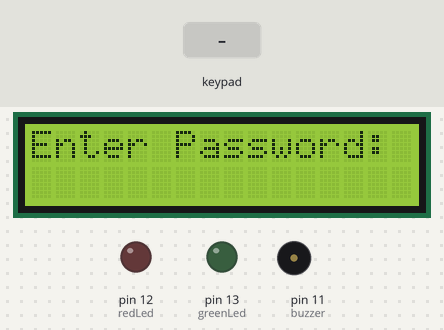
A sketch run on a simulated Arduino Uno, built with avr-gcc and run on an emulated ATmega328P. On the bench: 16×2 character LCD, output pins drawn as LEDs (lit = HIGH), buzzer (waves = sounding). The inputs (shaded band) are chosen by the test bench. Pins used as bus, display or sensor lines are not drawn.

Above: at 3.3 s.
3.4 s: keypad keys 1 2 3 4 # pressed 0.4 s apart
At 3.6 s:
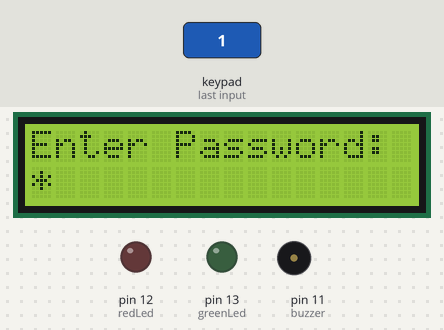
At 5.6 s:
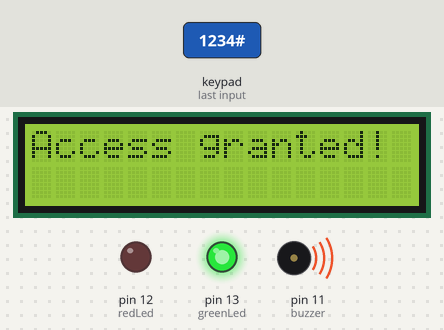
6.9 s: key '#' pressed
At 8.0 s:
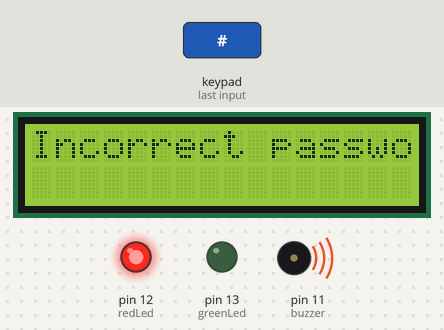
Timing chart, 0 to 11.6 s (numbered marks = the images above; inputs shaded):
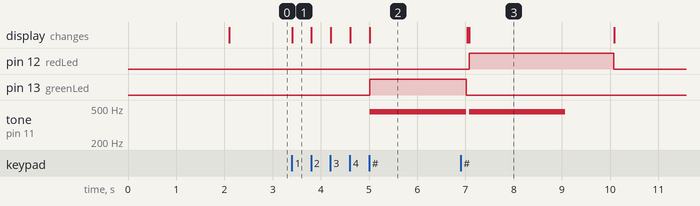

The sketch:

SECURITY_SYSTEM.ino
```cpp
/*
LCD
ADDRESS 0X27
16X2
VCC-5V
GND-GND
SCA-A4
SCL-A5


KEYPAD
R1-DP9
R2-DP8
R3-DP7
R4-DP6
C1-DP5
C2-DP4
C3-DP3
C4-DP2
*/


#include <LiquidCrystal_I2C.h>
#include<Wire.h>
#include <Keypad.h> //Header file for Keypad from https://github.com/Chris--A/Keypad

const byte ROWS = 4; // Four rows
const byte COLS = 4; // Three columns


char keys[ROWS][COLS] = {


  {'1','2','3','A'},
  {'4','5','6','B'},
  {'7','8','9','C'},
  {'*','0','#','D'}
                        };


byte rowPins[ROWS] = { 9,8,7,6};
// Connect keypad ROW0, ROW1, ROW2 and ROW3 to these Arduino pins.
byte colPins[COLS] = { 5,4,3,2 };
// Connect keypad COL0, COL1 and COL2 to these Arduino pins.


Keypad keypad = Keypad( makeKeymap(keys), rowPins, colPins, ROWS, COLS );
//  Create the Keypad


LiquidCrystal_I2C lcd(0X27,16,2);

const int greenLed = 13;
const int redLed = 12;
const int buzzer = 11;

const int passwordLength = 4;
char correctPassword[passwordLength] = {'1', '2', '3', '4'};
char enteredPassword[passwordLength];

int incorrectAttempts = 0;


void setup()
{

lcd.init();
lcd.backlight();
lcd.print("SECURITY BASED SYSTEM");
lcd.setCursor(0, 1);   // set the cursor to column 0, line 1
delay(2000);
lcd.clear();
pinMode(greenLed, OUTPUT);
  pinMode(redLed, OUTPUT);
  pinMode(buzzer, OUTPUT);
  digitalWrite(greenLed, LOW);
  digitalWrite(redLed, LOW);
  digitalWrite(buzzer, LOW);
  lcd.print("Enter Password:");
}


void loop()
{

char key = keypad.getKey();

  if (key) {
    if (key == '#') {
      if (checkPassword()) {
        // Correct password
        lcd.clear();
        lcd.print("Access granted!");
        digitalWrite(greenLed, HIGH);
        digitalWrite(redLed, LOW);
        digitalWrite(buzzer, HIGH);
        tone(11,453,2000);
        delay(2000);
        digitalWrite(greenLed, LOW);
        digitalWrite(buzzer, LOW);


        lcd.clear();
        lcd.print("Enter Password:");
      } else {
        // Incorrect password
        lcd.clear();
        lcd.print("Incorrect password");
        digitalWrite(greenLed, LOW);
        digitalWrite(redLed, HIGH);
        digitalWrite(buzzer, HIGH);
        tone(11,453,2000);
        delay(2000);
        delay(1000);
        digitalWrite(redLed, LOW);
        digitalWrite(buzzer, LOW);

        lcd.clear();
        lcd.print("Enter Password:");
        incorrectAttempts++;

        if (incorrectAttempts >= 3) {
          // Three incorrect attempts, activate continuous blinking
          continuousBlinking();
        }
      }

      // Reset entered password
      memset(enteredPassword, 0, passwordLength);
    } else {
      // Add digit to entered password
      addDigitToPassword(key);
    }
  }
}

void addDigitToPassword(char digit) {
  static int index = 0;
  if (index < passwordLength) {
    enteredPassword[index++] = digit;
    lcd.setCursor(index - 1, 1);
    lcd.print('*');
  }
}

bool checkPassword() {
  for (int i = 0; i < passwordLength; i++) {
    if (enteredPassword[i] != correctPassword[i]) {
      return false;
    }
  }
  return true;
}

void continuousBlinking() {
  while (true) {
    digitalWrite(redLed, HIGH);
    digitalWrite(buzzer, HIGH);
    delay(500);
    digitalWrite(redLed, LOW);
    digitalWrite(buzzer, LOW);
    delay(500);
  }
}
```

Measured:
- after the input at 3.4 s, pin 13 (greenLed): LOW → HIGH after 1.6 s; tone on pin 11 (buzzer): silent → 453 Hz after 1.6 s; the display: changes at once (image 1)
- after the input at 6.9 s, pin 12 (redLed): LOW → HIGH after 0.17 s, → LOW 3.0 s later; the display: first differs from a run without the input after 0.17 s (image 3)
